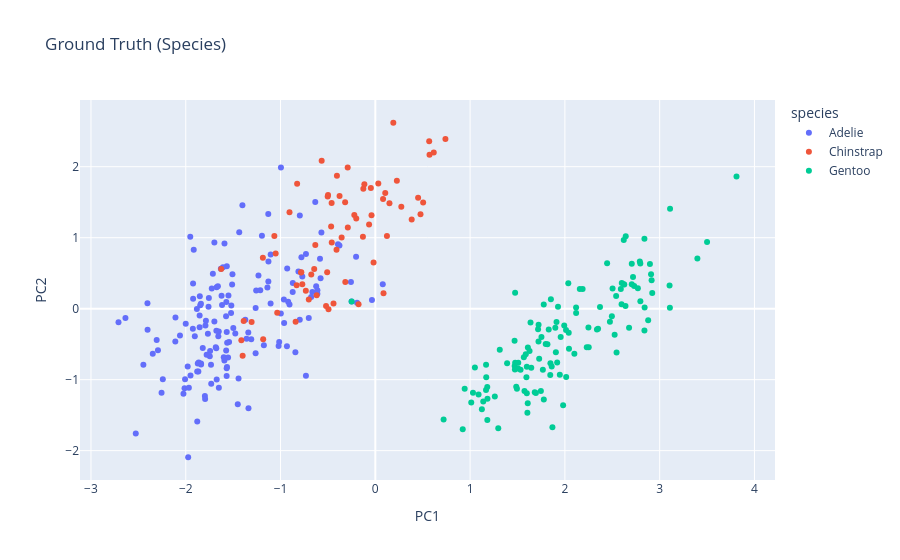

The notebook cell saved with this chart:
### Markdown cell above
## Cluster Interpretation

To understand the structure of the clusters, we examine the average feature values within each cluster.

Each cluster is defined by distinct physical characteristics:

- One cluster is characterized by larger body mass and longer flippers, indicating larger penguins.
- Another cluster consists of smaller penguins with shorter flippers and lower body mass.
- The remaining cluster shows intermediate characteristics, particularly distinct in bill dimensions.

In terms of species separability:

- Gentoo penguins are cleanly separable, forming a distinct cluster due to their significantly larger size.
- Adelie and Chinstrap penguins exhibit overlap, as their physical characteristics are more similar.

### Code cell
def plot_pca_species(df):
    import plotly.express as px

    fig = px.scatter(
        df,
        x='PC1',
        y='PC2',
        color='species',
        title="Ground Truth (Species)"
    )

    return fig
plot_pca_species(df)

### Figure 1 — Plotly figure (JSON) as saved in the notebook; plotly's stock layout.template omitted (floating-point values rounded to 4 significant figures; data arrays with more than 128 entries replaced by an {"elided": "..."} marker saying what was removed)
{"data": [{"hovertemplate": "species=Adelie<br>PC1=%{x}<br>PC2=%{y}<extra></extra>", "legendgroup": "Adelie", "marker": {"color": "#636efa", "symbol": "circle"}, "mode": "markers", "name": "Adelie", "orientation": "v", "showlegend": true, "type": "scatter", "x": {"elided": "152 float values"}, "xaxis": "x", "y": {"elided": "152 float values"}, "yaxis": "y"}, {"hovertemplate": "species=Chinstrap<br>PC1=%{x}<br>PC2=%{y}<extra></extra>", "legendgroup": "Chinstrap", "marker": {"color": "#EF553B", "symbol": "circle"}, "mode": "markers", "name": "Chinstrap", "orientation": "v", "showlegend": true, "type": "scatter", "x": [-0.7838, -0.3773, -0.5025, -1.186, -0.2914, -0.3164, -1.626, -0.06561, -0.4595, -0.405, -0.5079, -0.566, -0.7703, 0.3839, -0.7019, -0.04713, -0.8249, -0.1156, -1.051, 0.1227, -1.389, -0.6447, -1.413, -0.4988, -0.781, 0.1048, -0.2903, -0.2215, -0.6756, 0.5719, -1.4, 0.19, -1.183, 0.2743, -0.4663, 0.08657, -0.4094, 0.7397, -1.035, 0.6166, 0.1492, -0.8301, -0.4609, -0.5197, -0.1307, 0.4767, -0.6333, 0.4514, -0.9054, -0.01831, -0.1766, 0.08174, -0.6188, 0.03153, -1.305, -0.3185, -0.8407, -0.1264, -0.03989, -1.065, 0.2275, -0.494, -0.4411, 0.5684, -0.7331, -0.3553, 0.5047, -0.2012], "xaxis": "x", "y": [0.511, 1.587, 1.582, 0.7166, 1.987, 0.376, 0.5601, 1.187, 0.9308, 1.872, 0.5132, 2.085, 0.3425, 1.256, 0.1281, 1.7, 1.76, 1.753, 0.7784, 1.025, -0.1741, 0.5578, -0.4431, 1.602, 0.5123, 1.631, 1.144, 1.32, 0.4804, 2.168, -0.6641, 2.619, -0.4319, 1.436, 1.158, 0.218, 0.8315, 2.391, -0.05685, 2.199, 1.485, 0.3308, 1.487, 0.03664, 1.014, 1.329, 0.8957, 1.563, 1.358, 0.6496, 0.06093, 1.545, 0.1904, 1.762, -0.1885, 1.498, -0.1857, 1.69, 1.316, 1.024, 1.803, -0.008604, 0.07429, 2.359, 0.2535, 1.002, 1.496, 1.272], "yaxis": "y"}, {"hovertemplate": "species=Gentoo<br>PC1=%{x}<br>PC2=%{y}<extra></extra>", "legendgroup": "Gentoo", "marker": {"color": "#00cc96", "symbol": "circle"}, "mode": "markers", "name": "Gentoo", "orientation": "v", "showlegend": true, "type": "scatter", "x": [1.608, 2.909, 1.567, 2.639, 2.252, 1.574, 1.47, 2.04, 1.182, 1.83, 1.297, 2.187, 1.682, 2.525, 1.051, 2.541, 0.9222, 3.108, 1.475, 2.475, 2.839, 1.768, 1.39, 1.638, 1.868, 1.798, 1.181, 2.338, 1.587, 2.598, 2.248, 1.183, 1.473, 3.811, 2.35, 2.158, 1.604, 1.475, 1.124, 1.777, 0.7205, 2.731, 1.261, 1.912, 2.6, 1.778, 1.168, 2.621, 1.982, 1.717, 1.646, 2.545, 1.17, 2.496, 1.919, 1.816, 1.012, 1.905, 0.9428, 2.796, 1.089, 2.231, 1.487, 3.398, 1.846, 2.79, 1.598, 2.915, 1.694, 2.841, 1.753, 1.899, 2.119, 2.043, 1.61, 2.922, 1.508, 2.796, 1.747, 2.37, 1.722, 2.719, 1.627, 2.503, 1.598, 2.621, 1.494, 2.677, 1.861, 2.839, 1.956, 2.642, 1.506, 2.627, 1.532, 2.59, 1.852, 2.1, 1.313, 2.446, 2.012, 3.11, 1.723, 2.879, 1.947, 1.927, 1.03, 2.706, 1.139, 1.993, 2.118, 3.104, 1.168, 2.897, 1.594, 3.5, 1.469, 2.706, 2.014, -0.2499, 1.848, 2.77, 1.729, 2.036], "xaxis": "x", "y": [-1.331, 0.4847, -0.6857, 0.03657, -0.5432, -1.16, -0.8083, -0.3381, -1.568, -0.2924, -1.683, 0.2756, -1.178, -0.3676, -0.8279, 0.1782, -1.697, 0.01246, -0.7613, -0.1832, -0.3065, -0.8601, -0.77, -0.1957, -1.67, -0.4963, -1.102, -0.292, -0.6437, 0.06161, -0.2664, -1.267, -0.8561, 1.86, -0.2823, 0.2756, -1.465, 0.2258, -1.416, 0.05804, -1.56, 0.3182, -1.237, -0.1891, 0.3603, -1.279, -1.145, 0.3449, -1.359, -0.2901, -0.8336, -0.6164, -0.9648, -0.1064, -0.7571, -0.5, -1.321, -0.6126, -1.128, 0.1062, -1.208, -0.5444, -1.101, 0.7086, -0.936, 0.6655, -0.8169, 0.3996, -1.189, 0.0173, -0.3979, -0.2701, -0.06181, -0.5632, -0.546, 0.2197, -0.7613, 0.6356, -1.159, 0.0231, -0.4607, 0.4476, -0.5964, 0.2845, -1.193, 0.9673, -1.129, -0.2685, -0.8129, 0.9835, -0.3984, 1.019, -0.843, 0.3424, -0.8609, 0.2758, 0.1319, -0.6339, -0.5796, 0.6384, -0.2989, 1.406, -0.2264, -0.163, -0.9312, 0.02846, -1.185, 0.6326, -1.307, -0.2353, 0.01731, 0.3267, -0.7892, 0.6284, -0.9672, 0.9392, -0.4522, 0.3427, -0.962, 0.1012, -0.7703, 0.2892, -0.7068, 0.3582], "yaxis": "y"}], "layout": {"legend": {"title": {"text": "species"}, "tracegroupgap": 0}, "title": {"text": "Ground Truth (Species)"}, "xaxis": {"anchor": "y", "domain": [0, 1], "title": {"text": "PC1"}}, "yaxis": {"anchor": "x", "domain": [0, 1], "title": {"text": "PC2"}}}}
